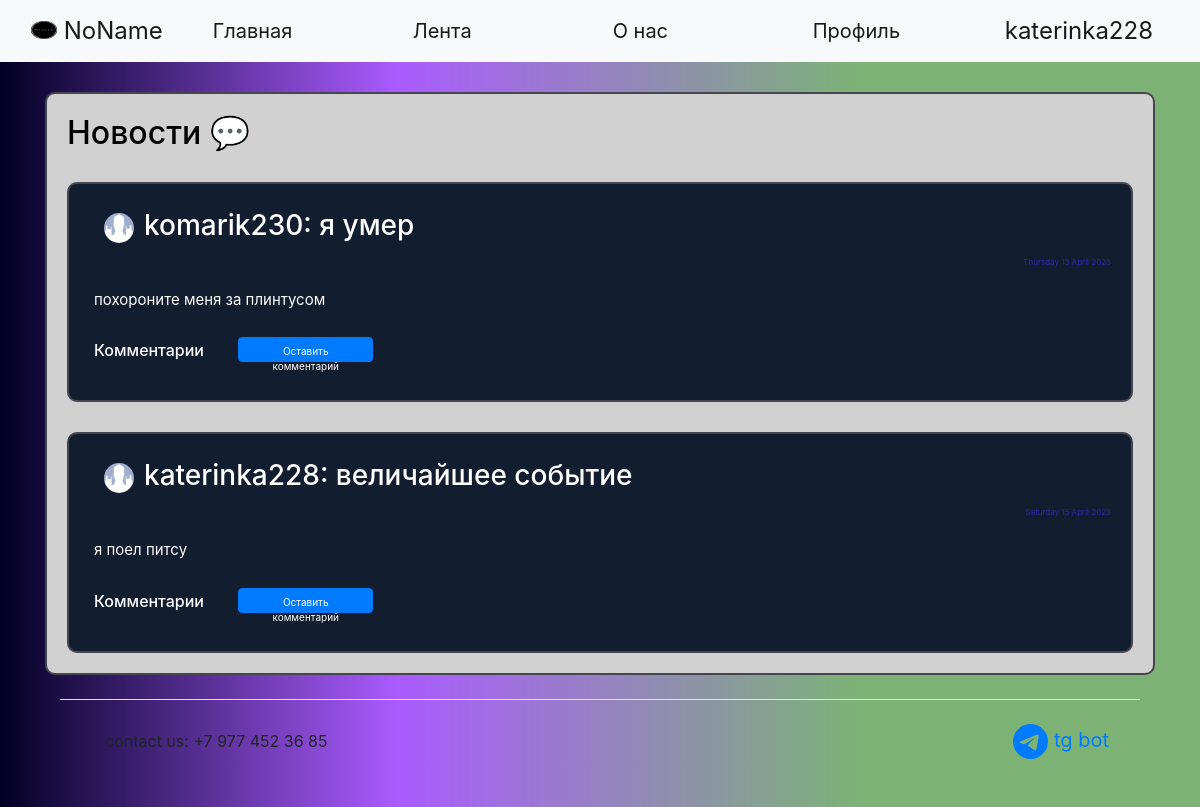
/news (signed in), run on the app's committed database.
### data/users.py (models this page shows, shortened)
class User(SqlAlchemyBase, UserMixin):
    __tablename__ = 'users'
    id = sqlalchemy.Column(sqlalchemy.Integer,
                           primary_key=True, autoincrement=True)
    name = sqlalchemy.Column(sqlalchemy.String)
    surname = sqlalchemy.Column(sqlalchemy.String)
    nickname = sqlalchemy.Column(sqlalchemy.String)
    age = sqlalchemy.Column(sqlalchemy.Integer)
    status = sqlalchemy.Column(sqlalchemy.String)
    about = sqlalchemy.Column(sqlalchemy.String)
    email = sqlalchemy.Column(sqlalchemy.String, unique=True)
    hashed_password = sqlalchemy.Column(sqlalchemy.String)
    modified_date = sqlalchemy.Column(sqlalchemy.DateTime, default=datetime.datetime.now)
    city_from = sqlalchemy.Column(sqlalchemy.String)
    habit = sqlalchemy.Column(sqlalchemy.String)  # id_1;id_2
    habits = orm.relation("Habits", back_populates='user')
    news = orm.relation("News", back_populates='user')
    comments = orm.relation("Comments", back_populates='user')

### data/news.py (models this page shows)
class News(SqlAlchemyBase, UserMixin):
    __tablename__ = 'news'
    id = sqlalchemy.Column(sqlalchemy.Integer,
                           primary_key=True, autoincrement=True)
    title = sqlalchemy.Column(sqlalchemy.String)
    content = sqlalchemy.Column(sqlalchemy.String)
    created_date = sqlalchemy.Column(sqlalchemy.DateTime,
                                     default=datetime.datetime.now)
    user_id = sqlalchemy.Column(sqlalchemy.Integer,
                                sqlalchemy.ForeignKey("users.id"))
    comms = sqlalchemy.Column(sqlalchemy.String)
    user = orm.relation('User')

### main.py (the view)
@app.route("/news", methods=['GET', 'POST'])
def news():
    db_sess = db_session.create_session()
    rec_news = db_sess.query(News).all()
    top_news = []
    news_index = 0
    path = 'static/img/users_photo/default.jpg'
    for news in rec_news:
        path = ''
        news_index += 1
        creator_nickname = (db_sess.query(User).filter(User.id == news.user_id).first()).nickname
        for images in os.listdir('static/img/users_photo'):
            if images.split('.')[0] == creator_nickname:
                path = 'static/img/users_photo/' + images
        if path == '':
            path = 'static/img/users_photo/default.jpg'
        comments = []
        if news.comms:
            if ';' in news.comms:
                for com_id in news.comms.split(';'):
                    comments.append(db_sess.query(Comments).filter(Comments.id == com_id).first())
            elif len(news.comms) == 1:
                com_id = news.comms
                comments = [db_sess.query(Comments).filter(Comments.id == com_id).first()]
        else:
            comments = []
        if len(comments) > 1:
            comments = sorted(comments, key=lambda x: x.created_date)
        comments_main = []
        for com in comments:
            comentor_nickname = db_sess.query(User).filter(User.id == com.user_id).first().nickname
            comments_main.append({'id': com.id,
                                  'content': com.content,
                                  'created_date': com.created_date.strftime("%A %d %B %Y"),
                                  'creator': comentor_nickname})
        comments = comments_main
        top_news.append({'id': news.id,
                         'title': news.title,
                         'content': news.content,
                         'created_date': news.created_date.strftime("%A %d %B %Y"),
                         'comms': comments,
                         'creator': creator_nickname,
                         'path': path})
    return render_template("news.html", top_news=top_news, path=path, random_id=random.randint(1, 2 ** 16),
                           title='Лента')

### data/db_session.py (called while the page is built)
def create_session() -> Session:
    global __factory
    return __factory()

### main.py (called while the page is built)
@login_manager.user_loader
def load_user(user_id):
    db_sess = db_session.create_session()
    return db_sess.query(User).get(user_id)

### templates/news.html (shortened to what this page needs)
{% extends "base.html" %}
{% block content %}
<div class="page_border" style="color: black !important;">
    <h2>Новости &#128172;</h2>
    {% for new in top_news%}
    <div class="page_border" style="background-color: #121d2f !important;">
        <div class="menu_item">
            <h3><a><a><img
                    src={{new['path']}}?dummy={{random_id}} alt="avatar"
                    class="round_avatar"></a></a>{{new['creator']}}: {{new['title']}} </h3>
        </div>
        <div class="reposts">
            <p>{{new['created_date']}}</p>
        </div>
        <div class="menu_item">
            <p>{{new['content']}}</p>
        </div>
        <div class="menu_item">
            <h6>Комментарии {% if current_user.is_authenticated %}
                <a href="/com_add/{{ new['id'] }}" class="btn btn-primary"
                   style=" height:25px; width:135px; font-size: 10px; margin-bottom:5px; margin-left: 30px;">Оставить
                    комментарий</a>
                {% endif %}
            </h6>
        </div>
    </div>
    {% endfor %}
</div>
{% endblock %}

### templates/base.html (shortened to what this page needs)
<!doctype html>
<html lang="en">
<head>
    <link rel="stylesheet" href="/static/css/style.css?random()">
    <link rel="stylesheet"
          href="https://stackpath.bootstrapcdn.com/bootstrap/4.4.1/css/bootstrap.min.css"
>
</head>
<body>
<header>
    <nav class="navbar navbar-expand-lg navbar-light bg-light">
        <div class="container-fluid">
            <a class="navbar-brand" style="width: 250px;" href="/">
                <img src="/static/img/logo.png" alt="" width="26" height="18"
                     class="d-inline-block text-align-center" style="margin-bottom:5px;">
                NoName
            </a>
            <div class="collapse navbar-collapse">
                <ul class="mx-auto navbar-nav">
                    <li class="nav-item">
                        <a class="nav-link active" style="width: 200px;" aria-current="page" href="/">Главная</a>
                    </li>
                    <li class="nav-item">
                        <a class="nav-link active" style="width: 200px;" href="/news">Лента</a>
                    </li>
                    <li class="nav-item">
                        <a class="nav-link active" style="width: 200px;" href="/info">О нас</a>
                    </li>
                    <li class="nav-item">
                        <a class="nav-link active" style="width: 200px;" href="/office">Профиль</a>
                </ul>
                {% if current_user.is_authenticated %}
                <a class="navbar-brand" href="/logout">{{current_user.nickname}}</a>
                {% else %}
                <p>
                    <a class="btn btn-primary " href="/register">Зарегистрироваться</a>
                    <a class="btn btn-success" href="/login">Войти</a>
                </p>
                {% endif %}
            </div>
        </div>
    </nav>
</header>
<main role="main" class="container">
    {% block content %}{% endblock %}
       <div class="container">
  <footer class="d-flex flex-wrap justify-content-between align-items-center py-3 my-4 border-top">
    <div class="col-md-4 d-flex align-items-center">
      <a href="/" class="mb-3 me-2 mb-md-0 text-body-secondary text-decoration-none lh-1">
        <svg class="bi" width="30" height="24"><use xlink:href="#bootstrap"></use></svg>
      </a>
      <span class="mb-3 mb-md-0 text-body-secondary">contact us: +7 977 452 36 85</span>
    </div>
    <ul class="nav col-md-4 justify-content-end list-unstyled d-flex">
        <li class="nav-item"><a href="https://t.me/ylteambot" class="nav-link active" aria-current="page">
        tg bot</a></li>
    </ul>
  </footer>
    </div>
</main>
</body>
</html>

### static/css/style.css (style rules this page uses)
body { // color: black; background: rgb(2,0,36); background: linear-gradient(90deg, rgba(2,0,36,1) 0%, rgba(123,0,255,0.644782913165266) 33%, rgba(23,121,9,0.5635504201680672) 72%); }
.nav-item { color: white; font-weight: 400; font-size: 20px !important; }
.navbar-brand { font-size: 24px !important; }
.page_border { background-color: #d1d1d1 !important; color: white !important; border: 2px solid #45464F; border-radius: 10px; padding: 20px !important; margin: 0 auto; margin-top: 30px; }
.menu_item { padding: 5px !important; font-size: 15px !important; }
.reposts { color: #2f26ab !important; font-size: 8px !important; text-align: right; }
.round_avatar { margin-left:10px; margin-right:10px; width: 30px !important; height: 30px !important; border-radius: 50px !important; }
.col-md-4 { display: inline-block; }
.page_border { color: black; }

### data on the page
User: nickname "katerinka228", creator "katerinka228"
User: creator "komarik230"
News: title "я умер", content "похороните меня за плинтусом"
News: title "величайшее событие", content "я поел питсу"

### other printed values
{{ new['created_date'] }} "Thursday 13 April 2023" "Saturday 15 April 2023"
